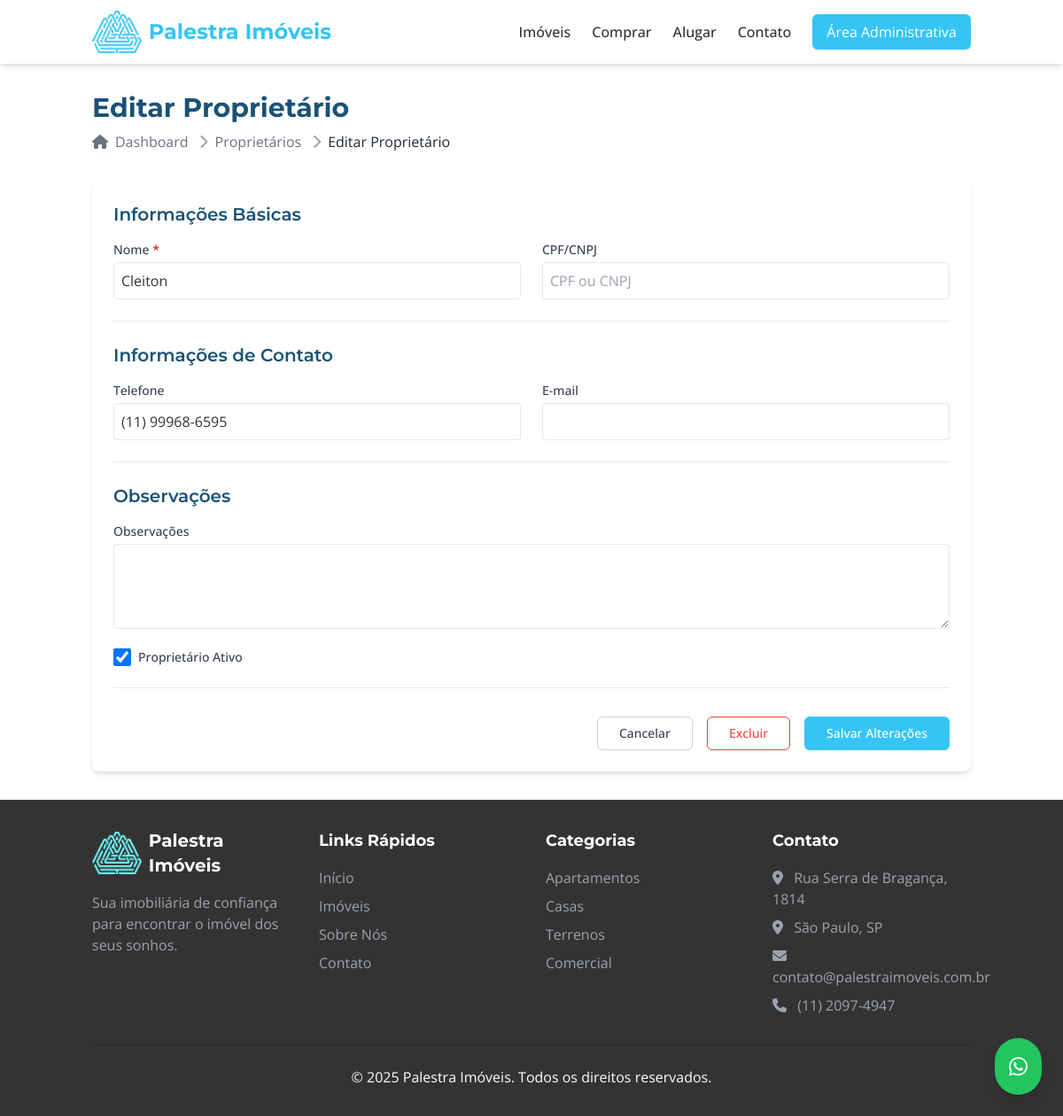
Screenshot of /proprietarios/1/editar/ with the database file from the repository.
### Imob/models.py (models this page shows, shortened)
class Proprietario(models.Model):
    nome = models.CharField(max_length=200)
    telefone = models.CharField(max_length=20, blank=True, null=True)
    email = models.EmailField(blank=True, null=True)
    documento = models.CharField(max_length=20, blank=True, null=True)
    observacoes = models.TextField(blank=True, null=True)
    data_cadastro = models.DateTimeField(auto_now_add=True)
    ativo = models.BooleanField(default=True)
    class Meta:
        verbose_name = 'Proprietário'
        verbose_name_plural = 'Proprietários'

### Imob/views.py (the view)
# urls.py: path('proprietarios/<int:id>/editar/', views.editar_proprietario, name='editar_proprietario'),
def editar_proprietario(request, id):
    proprietario = get_object_or_404(Proprietario, id=id)
    if request.method == 'POST':
        form = ProprietarioForm(request.POST, instance=proprietario)
        if form.is_valid():
            form.save()
            messages.success(request, 'Proprietário atualizado com sucesso!')
            return redirect('prop/lista_prop')
        else:
            messages.error(request, 'Erro ao atualizar proprietário. Por favor, verifique os dados.')
    else:
        form = ProprietarioForm(instance=proprietario)
    return render(request, 'prop/editar_prop.html', {'form': form, 'proprietario': proprietario})

### Imob/forms.py
class ProprietarioForm(forms.ModelForm):
    class Meta:
        model = Proprietario
        fields = ['nome', 'telefone', 'email', 'documento', 'observacoes', 'ativo']
        widgets = {
            'nome': forms.TextInput(attrs={'class': 'w-full p-2 border rounded'}),
            'telefone': forms.TextInput(attrs={'class': 'w-full p-2 border rounded', 'placeholder': '(XX) XXXXX-XXXX'}),
            'email': forms.EmailInput(attrs={'class': 'w-full p-2 border rounded'}),
            'documento': forms.TextInput(attrs={'class': 'w-full p-2 border rounded', 'placeholder': 'CPF ou CNPJ'}),
            'observacoes': forms.Textarea(attrs={'class': 'w-full h-24 p-2 border rounded'}),
            'ativo': forms.CheckboxInput(attrs={'class': 'form-checkbox h-5 w-5 text-blue-600'}),
        }

### Imob/templates/prop/editar_prop.html (shortened to what this page needs)
{% extends 'base.html' %}
{% load static %}
{% block content %}
<div class="bg-white py-8">
    <div class="container mx-auto px-4">
        <div class="mb-8">
            <h1 class="text-3xl font-bold font-heading text-primary-dark mb-2">Editar Proprietário</h1>
            <nav class="flex" aria-label="Breadcrumb">
                <ol class="inline-flex items-center space-x-1 md:space-x-3">
                    <li class="inline-flex items-center">
                        <a href="{% url 'dashboard' %}" class="text-gray-500 hover:text-primary">
                            <i class="fas fa-home mr-2"></i>Dashboard
                        </a>
                    </li>
                    <li>
                        <div class="flex items-center">
                            <i class="fas fa-chevron-right text-gray-400"></i>
                            <a href="{% url 'listar_proprietarios' %}" class="ml-1 md:ml-2 text-gray-500 hover:text-primary">
                                Proprietários
                            </a>
                        </div>
                    </li>
                    <li>
                        <div class="flex items-center">
                            <i class="fas fa-chevron-right text-gray-400"></i>
                            <span class="ml-1 md:ml-2 text-gray-800">Editar Proprietário</span>
                        </div>
                    </li>
                </ol>
            </nav>
        </div>
        <div class="bg-white rounded-lg shadow-md p-6">
            <form method="post" id="proprietario-form">
                <div class="form-section">
                    <h2 class="text-xl font-semibold mb-4 text-primary-dark">Informações Básicas</h2>
                    <div class="grid grid-cols-1 md:grid-cols-2 gap-6">
                        <div>
                            <label for="{{ form.nome.id_for_label }}" class="block text-sm font-medium text-gray-700 mb-1 required-field">Nome</label>
                            {{ form.nome }}
                        </div>
                        <div>
                            <label for="{{ form.documento.id_for_label }}" class="block text-sm font-medium text-gray-700 mb-1">CPF/CNPJ</label>
                            {{ form.documento }}
                        </div>
                    </div>
                </div>
                <div class="form-section">
                    <h2 class="text-xl font-semibold mb-4 text-primary-dark">Informações de Contato</h2>
                    <div class="grid grid-cols-1 md:grid-cols-2 gap-6">
                        <div>
                            <label for="{{ form.telefone.id_for_label }}" class="block text-sm font-medium text-gray-700 mb-1">Telefone</label>
                            {{ form.telefone }}
                        </div>
                        <div>
                            <label for="{{ form.email.id_for_label }}" class="block text-sm font-medium text-gray-700 mb-1">E-mail</label>
                            {{ form.email }}
                        </div>
                    </div>
                </div>
                <div class="form-section">
                    <h2 class="text-xl font-semibold mb-4 text-primary-dark">Observações</h2>
                    <div>
                        <label for="{{ form.observacoes.id_for_label }}" class="block text-sm font-medium text-gray-700 mb-1">Observações</label>
                        {{ form.observacoes }}
                    </div>
                    <div class="mt-4">
                        <div class="flex items-center">
                            {{ form.ativo }}
                            <label for="{{ form.ativo.id_for_label }}" class="ml-2 text-sm font-medium text-gray-700">Proprietário Ativo</label>
                        </div>
                    </div>
                </div>
                <div class="flex justify-end mt-8 space-x-4">
                    <a href="{% url 'listar_proprietarios' %}" class="px-6 py-2 border border-gray-300 rounded-md shadow-sm text-sm font-medium text-gray-700 bg-white hover:bg-gray-50">
                        Cancelar
                    </a>
                    <button type="button" onclick="confirmarExclusao()" class="px-6 py-2 border border-red-500 rounded-md shadow-sm text-sm font-medium text-red-500 bg-white hover:bg-red-50 focus:outline-none">
                        Excluir
                    </button>
                    <button type="submit" class="px-6 py-2 border border-transparent rounded-md shadow-sm text-sm font-medium text-white bg-primary hover:bg-primary-dark focus:outline-none">
                        Salvar Alterações
                    </button>
                </div>
            </form>
        </div>
    </div>
</div>
{% endblock %}

### Imob/static/css/styles.css (style rules this page uses)
body { font-family: 'Open Sans', sans-serif; }
h1, h2, h3 { font-family: 'Montserrat', sans-serif; }
.bg-primary { background-color: #36C4F5 !important; }

### Imob/templates/prop/editar_prop.html (style rules this page uses)
.required-field::after { content: "*"; color: red; margin-left: 4px; }
.form-section { border-bottom: 1px solid #e5e7eb; padding-bottom: 1.5rem; margin-bottom: 1.5rem; }

### Imob/templates/base.html (style rules this page uses)
body { font-family: 'Open Sans', sans-serif; }
h1, h2, h3, h4, h5, h6 { font-family: 'Montserrat', sans-serif; }

### rows the page displays
Proprietario: nome "Cleiton", telefone "(11) 99968-6595", ativo "☑"
